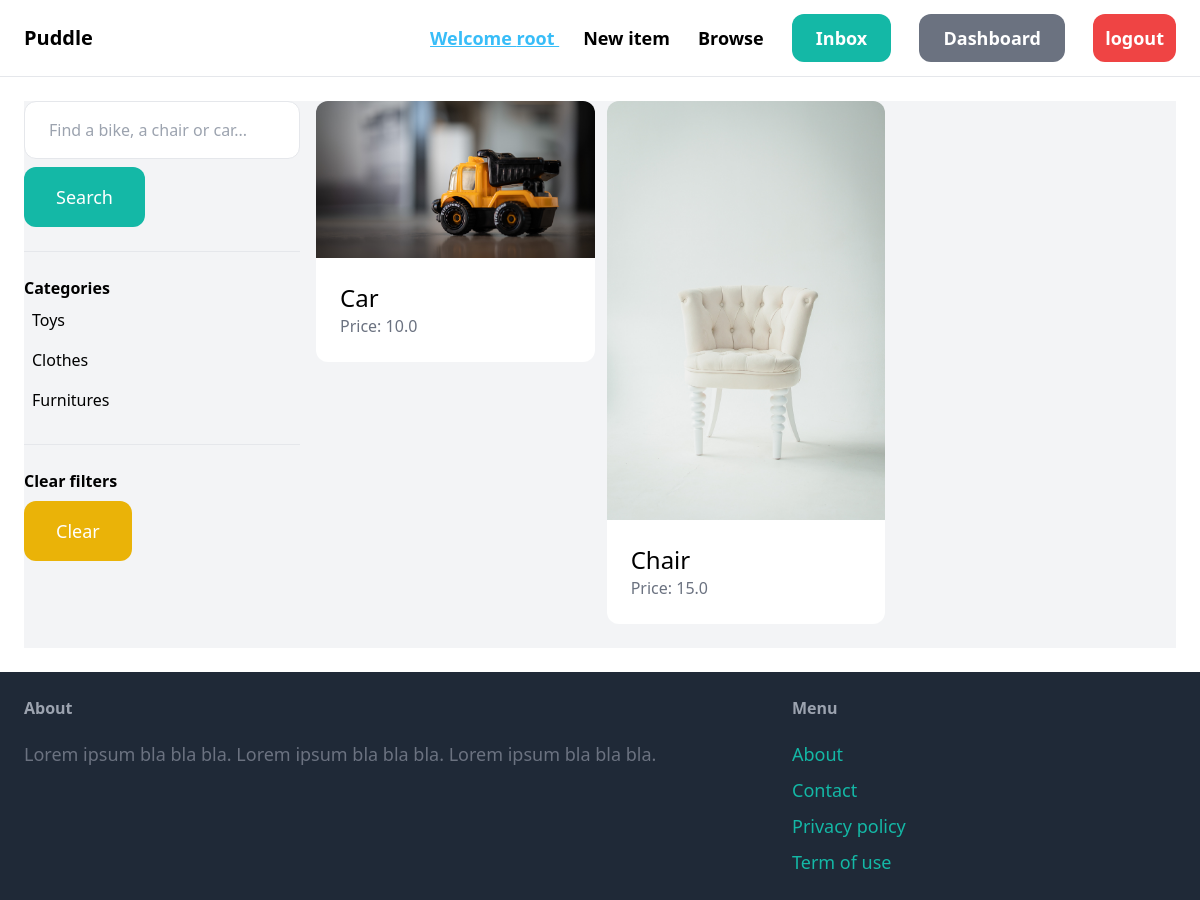
The app's page /items/ (signed in) with its own data.
### item/models.py (models this page shows, shortened)
class Category(models.Model):
    name = models.CharField(max_length=255)
    class Meta:
        verbose_name_plural = "Categories"

class Item(models.Model):
    name = models.CharField(max_length=255)
    description = models.TextField(blank=True, null=True)
    price = models.FloatField()
    is_sold = models.BooleanField(default=False)
    created_at = models.DateTimeField(auto_now_add=True)
    created_by = models.ForeignKey(User, related_name="items", on_delete=models.CASCADE)
    category = models.ForeignKey(Category, related_name="items",on_delete=models.CASCADE)
    image = models.ImageField(upload_to="item_images", blank=True, null=True)

### item/views.py (the view)
# urls.py: path('', views.items, name='items'),
@login_required
def items(request):
    query = request.GET.get('query','')
    category_id = request.GET.get('category', 0)
    items = Item.objects.filter(is_sold=False)
    categories = Category.objects.all()
    if category_id:
        items = items.filter(category_id = category_id)
    if query:
         items = items.filter(Q(name__icontains=query) | Q(description__icontains=query))
    return render(request, 'item/items.html', {
        'items': items,
        'query': query,
        'categories': categories,
        'category_id': int(category_id)
    } )

### item/templates/item/items.html (shortened to what this page needs)
{% extends 'core/base.html' %}
{% block content %}
    <div class="pb-6 grid grid-cols-4 gap-4 bg-gray-100">
        <div class="col-span-1">
            <form method="get" action="{% url 'item:items' %}">
                <input name="query" class="w-full py-4 px-6 border rounded-xl" type="text" value="{{ query }}" placeholder="Find a bike, a chair or car...">
                <button class="mt-2 py-4 px-8 text-lg bg-teal-500 text-white rounded-xl">Search</button>
            </form>
            <hr class="my-6">
            <p class="font-semibold">Categories</p>
            <ul>
                {% for category in categories %}
                    <li class="py-2 px-2 rounded-xl{% if category.id == category_id %} bg-gray-200{% endif %}">
                        <a href="{% url 'item:items' %}?query={{ query }}&category={{ category.id }}">{{ category.name }}</a>
                    </li>
                {% endfor %}
            </ul>
            <hr class="my-6">
            <p class="font-semibold">Clear filters</p>
            <ul>
                <li><a href="{% url 'item:items' %}" class="mt-2 py-4 px-8 inline-block bg-yellow-500 text-lg rounded-xl text-white">Clear</a>
        </div>
        <div class="col-span-3">
            <div class="grid grid-cols-3 gap-3">
                {% for item in items %}
                    <div>
                        <a href="{% url 'item:detail' item.id %}">
                            <div>
                                <img src="{{ item.image.url }}" class="rounded-t-xl">
                            </div>
                            <div class="p-6 bg-white rounded-b-xl">
                                <h2 class="text-2xl">{{ item.name }}</h2>
                                <p class="text-gray-500">Price: {{ item.price }}</p>
                            </div>
                        </a>
                    </div>
                {% endfor %}
            </div>
        </div>
    </div>
{% endblock %}

### core/templates/core/base.html (shortened to what this page needs)
<!doctype html>
<html>
    <head>
        <script src="https://cdn.tailwindcss.com"></script>
    </head>
    <body>
        <nav class="py-6 px-6 flex justify-between items-center border-b border-gray-200">
            <a href="{% url 'core:index' %}" class="text-xl font-semibold">Puddle</a>
            <div class="space-x-6">
                {% if request.user.is_authenticated %}
                <span class="text-lg font-semibold text-sky-400 underline ">Welcome {{ request.user }} </span>
                <a href="{% url 'item:new' %}" class="text-lg font-semibold hover:text-gray-500">New item</a>
                <a href="{% url 'item:items' %}" class="text-lg font-semibold hover:text-gray-500">Browse</a>
                {% endif %}
                {% if request.user.is_authenticated %}
                    <a href="{% url 'conversation:inbox' %}" class="px-6 py-3 text-lg font-semibold bg-teal-500 text-white rounded-xl hover:bg-teal-700">Inbox</a>
                    <a href="{% url 'dashboard:index' %}" class="px-6 py-3 text-lg font-semibold bg-gray-500 text-white rounded-xl hover:bg-gray-700">Dashboard</a>
                    <a href="{% url 'core:logout' %}" class="px-3 py-3 text-lg font-semibold bg-red-500 text-white rounded-xl hover:bg-gray-700">logout</a>
                {% else %}
                    <a href="{% url 'core:signup' %}" class="px-6 py-3 text-lg font-semibold bg-teal-500 text-white rounded-xl hover:bg-teal-700">Sign up</a>
                    <a href="{% url 'core:login' %}" class="px-6 py-3 text-lg font-semibold bg-gray-500 text-white rounded-xl hover:bg-gray-700">Log in</a>
                {% endif %}
            </div>
        </nav>
        <div class="px-6 py-6">
            {% block content %}
            {% endblock %}
        </div>
        <footer class="py-6 px-6 flex justify-between bg-gray-800">
            <div class="w-2/3 pr-10">
                <h3 class="mb-5 font-semibold text-gray-400">About</h3>
                <p class="text-lg text-gray-500">Lorem ipsum bla bla bla. Lorem ipsum bla bla bla. Lorem ipsum bla bla bla.</p>
            </div>
            <div class="w-1/3">
                <h3 class="mb-5 font-semibold text-gray-400">Menu</h3>
                <ul class="space-y-2">
                    <li><a href="#" class="text-lg text-teal-500 hover:text-teal-700">About</a></li>
                    <li><a href=" {% url 'core:contact' %}" class="text-lg text-teal-500 hover:text-teal-700">Contact</a></li>
                    <li><a href="#" class="text-lg text-teal-500 hover:text-teal-700">Privacy policy</a></li>
                    <li><a href="#" class="text-lg text-teal-500 hover:text-teal-700">Term of use</a></li>
                </ul>
            </div>
        </footer>
    </body>
</html>

### records on screen
Category: name "Toys"
Category: name "Clothes"
Category: name "Furnitures"
Item: image (picture), name "Car", price "10.0"
Item: image (picture), name "Chair", price "15.0"

### other values on screen
{{ request.user }} "root"
